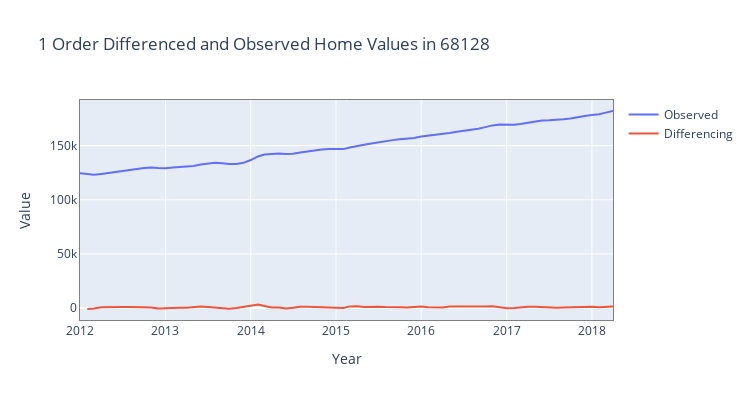
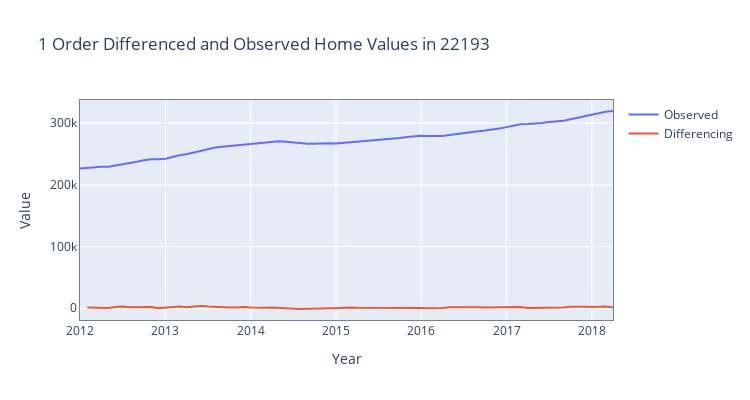

Notebook code for these charts, in order:
### Markdown cell above
ARMA model requires time series to be stationary.  Since our time series exhibit a linear upward trend, we will need to remove such trend using one of the detrending methods, differencing, and deploy Augmented Dickey=Fuller (ADF) test to validate our results.  In addition, we will subset the top 5 zip codes data set using cutoff date of 2011-12-01.

### Code cell
df_ts_af_crisis = df_ts[df_ts.time > '2011-12-01']
stationarity_diff_chk(df_ts_af_crisis, zip_codes, periods=1, plot=True, diff_n=1)
